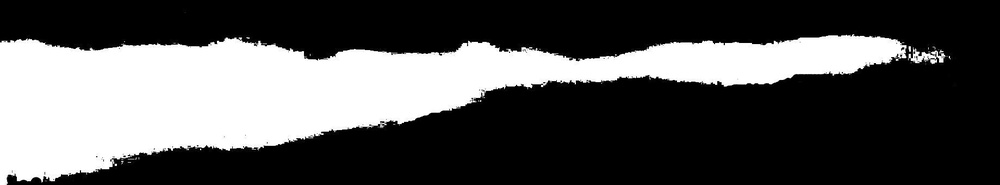
#> input picture source/thresh1.jpg, 1000 x 185 px, shrunk from 1839 x 340 before the run
$ python smoke.py
#> lines starting #> are read from the running program, lines starting #| are printed output that depends on the picture; after the words box and inside, x2 and y2 are one past the last pixel; in counts of white or black regions, pixels touching at a corner belong together

########## This script finds the edges of any sort of flow lines with some amount of disturbance
########### and calclates its deviation from the best fit line for that edge. The best fit line can be
########### taken as per the flow lines and is as per the degree of polynomial being used. In the given examplee
########### images a single smoke flow is taken giving two edges for which two best fit lines are created and two sets
########### of cumulative errors of deviation from the best fit line of each edge.

########## importing required libraries ##########

import numpy as np
import cv2
from matplotlib import pyplot as plt
#from numba import jit

################ load the image to be processed upon and threshold it #############

#Load an color image in grayscale
#img = cv2.imread('image_name.jpg',0)
#t=180

#ret,thresh1 = cv2.threshold(img,t,255,cv2.THRESH_BINARY)

################## Find the edges of the thresholded image ############

thresh1 = cv2.imread('source/thresh1.jpg',0)
#> thresh1 is the input picture: shape (185, 1000); min 0, max 255, mean 84.6
edges = cv2.Canny(thresh1,100,200)
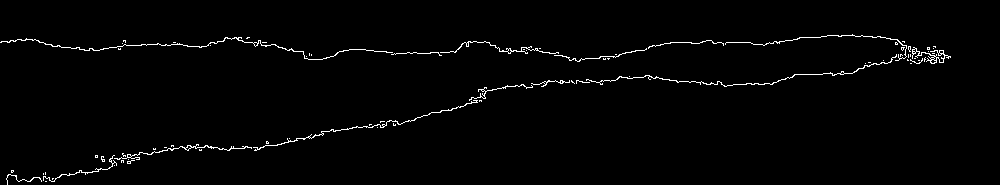
#> edges: shape (185, 1000); 1.6% white in thin lines or dots, all inside (x1, y1, x2, y2) = (0, 34, 951, 185)
edge = 'edge'+'IMG_1955'+'.png'
cv2.imwrite(edge,edges)           # display the edges of the flow lines
cv2.imshow('image',edges)
cv2.waitKey(1000)
cv2.destroyAllWindows()

######################## Initialize necessary variables ###########################

ans = []
yudata = []
xudata = []
xldata = []
yldata = []
cum_error = 0
cum_error1 = 0

###################### finding the x and y coordinates of the edges #####################
ans = np.nonzero(edges)
#> ans = 2880 positions, rows 34 to 184, columns 0 to 950
ans = np.array(ans)
ydata = ans[0]
#> ydata = 2880 values from 34 to 184
xdata = ans[1]
#> xdata = 2880 values, max 950 at index 1267, min 0 at index 261, mean 474
xdata = np.array(xdata)
ydata = np.array(ydata)

######### creating a polynomial object for the central line of the two edges #######3

z2 = np.polyfit(xdata, ydata, 2)
#> z2 = [5.89e-05, -0.138, 130.2]
f2 = np.poly1d(z2)
t2 = np.arange(0, edges.shape[1], 1)
#> t2 = 1000 values from 0 to 999


######################### splitting the x and y coordinates of the edges into upper and lower coordinates ######

for x in range(len(t2)):
	for y in range(len(ydata)):
		if t2[x] == xdata[y]:
			if f2(x) > ydata[y]:
				yldata = yldata + [ydata[y]]
				xldata = xldata + [xdata[y]]
			elif f2(x) < ydata[y]:
				yudata = yudata + [ydata[y]]
				xudata = xudata + [xdata[y]]
#> after the loop, xldata = 1277 values from 0 to 943; xudata = 1603 values from 6 to 950; yldata = 1277 values, max 61 at index 789, min 34 at index 1106, mean 46.51; yudata = 1603 values, max 184 at index 9, min 53 at index 1502, mean 111.8

xudata = np.array(xudata)
yudata = np.array(yudata)
xldata = np.array(xldata)
yldata = np.array(yldata)
print(xudata)
#> (printed output is left out)
print(len(xudata))
#| 1603
print(yudata)
#> (printed output is left out)
print(len(yudata))
#| 1603
print(xldata)
#> (printed output is left out)
print(len(xldata))
#| 1277
print(yldata)
#> (printed output is left out)
print(len(yldata))
#| 1277

########################## creating polynomial objects ##############################

z = np.polyfit(xudata, yudata, 3)
#> z = [8.34e-08, -3.93e-05, -0.166, 182.4]
f = np.poly1d(z)
t = np.arange(0, edges.shape[1], 1)
#> t = 1000 values from 0 to 999

z1 = np.polyfit(xldata, yldata, 3)
#> z1 = [4.77e-08, -0.000106, 0.0612, 39.11]
f1 = np.poly1d(z1)
t1 = np.arange(0, edges.shape[1], 1)
#> t1 = 1000 values from 0 to 999


############### plotting the best fit lines #################
img = plt.imread("edgeIMG_1955.png")
fig,ax = plt.subplots()
ax.imshow(edges, extent = [0, edges.shape[1], edges.shape[0], 0], cmap="gray")
ax.plot(t, f(t), '-', linewidth=1, color='red')
ax.plot(t1, f1(t), '-', linewidth=1, color='red')
ax.plot(t2, f2(t), '-', linewidth=1, color='red')
plt.show()
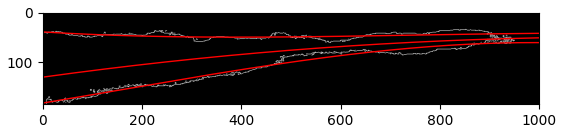
#> figure drawn by matplotlib, 1 panel

############# calculating the cumulative error for the two edges #############33

for x in range( len(t)):
	for y in range (len(xudata)):
		if xudata[y] == t[x]:
			err = (f(x) - yudata[y])
			cum_error = cum_error + err
#> after the loop, cum_error = 1.58e-10
print ("the error for the upper edge is=")
print(cum_error)
#| 1.5796786101418547e-10

for x in range( len(t1)):
	for y in range (len(xldata)):
		if xldata[y] == t1[x]:
			err1 = (f1(x) - yldata[y])
			cum_error1 = cum_error1 + err1
#> after the loop, cum_error1 = -2.98e-13
print ("the error for the lower edge is=")
print(cum_error1)
#| -2.984279490192421e-13
